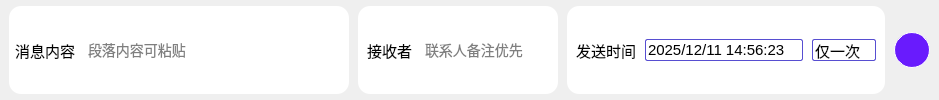
                  <widget class="QFrame" name="DataInput">
                   <layout class="QHBoxLayout" name="horizontalLayout_5" stretch="0,0,0,0">
                    <property name="spacing">
                     <number>9</number>
                    </property>
                    <property name="sizeConstraint">
                     <enum>QLayout::SetDefaultConstraint</enum>
                    </property>
                    <property name="leftMargin">
                     <number>9</number>
                    </property>
                    <property name="topMargin">
                     <number>6</number>
                    </property>
                    <property name="rightMargin">
                     <number>9</number>
                    </property>
                    <property name="bottomMargin">
                     <number>6</number>
                    </property>
                    <item>
                     <widget class="QFrame" name="frame_36">
                      <property name="sizePolicy">
                       <sizepolicy hsizetype="Preferred" vsizetype="Preferred">
                        <horstretch>0</horstretch>
                        <verstretch>0</verstretch>
                       </sizepolicy>
                      </property>
                      <property name="minimumSize">
                       <size>
                        <width>266</width>
                        <height>54</height>
                       </size>
                      </property>
                      <property name="maximumSize">
                       <size>
                        <width>16777215</width>
                        <height>16777215</height>
                       </size>
                      </property>
                      <property name="styleSheet">
                       <string notr="true">background-color: rgb(255, 255, 255);
border-radius:12px</string>
                      </property>
                      <property name="frameShape">
                       <enum>QFrame::StyledPanel</enum>
                      </property>
                      <property name="frameShadow">
                       <enum>QFrame::Raised</enum>
                      </property>
                      <layout class="QHBoxLayout" name="horizontalLayout_22">
                       <property name="spacing">
                        <number>9</number>
                       </property>
                       <property name="sizeConstraint">
                        <enum>QLayout::SetDefaultConstraint</enum>
                       </property>
                       <property name="leftMargin">
                        <number>6</number>
                       </property>
                       <property name="topMargin">
                        <number>0</number>
                       </property>
                       <property name="rightMargin">
                        <number>6</number>
                       </property>
                       <property name="bottomMargin">
                        <number>0</number>
                       </property>
                       <item>
                        <widget class="QLabel" name="label_3">
                         <property name="font">
                          <font>
                           <family>微软雅黑 Light</family>
                           <pointsize>11</pointsize>
                           <bold>false</bold>
                          </font>
                         </property>
                         <property name="styleSheet">
                          <string notr="true">QLabel {
    color: rgb(0, 0, 0);
}</string>
                         </property>
                         <property name="text">
                          <string>消息内容</string>
                         </property>
                        </widget>
                       </item>
                       <item>
                        <widget class="QLineEdit" name="message_lineEdit">
                         <property name="minimumSize">
                          <size>
                           <width>218</width>
                           <height>32</height>
                          </size>
                         </property>
                         <property name="font">
                          <font>
                           <family>微软雅黑 Light</family>
                           <pointsize>-1</pointsize>
                          </font>
                         </property>
                         <property name="styleSheet">
                          <string notr="true">QLineEdit {
    color: rgb(0, 0, 0);
    border: none;
    padding: 2px;
    font-size: 14px;
}

QLineEdit::placeholder {
    color: rgb(150, 150, 150);
}

QLineEdit:hover {
    border-color: rgb(35, 26, 132);
}</string>
                         </property>
                         <property name="placeholderText">
                          <string>段落内容可粘贴</string>
                         </property>
                        </widget>
                       </item>
                       <item>
                        <widget class="QPushButton" name="file_pushButton">
                         <property name="minimumSize">
                          <size>
                           <width>32</width>
                           <height>32</height>
                          </size>
                         </property>
                         <property name="styleSheet">
                          <string notr="true">QPushButton{
	background-color: rgba(255, 255, 255, 0);
border: none;
border-radius:20px;
}
QPushButton:hover {

}
QPushButton:pressed {

}
</string>
                         </property>
                         <property name="text">
                          <string/>
                         </property>
                         <property name="icon">
                          <iconset>
                           <normaloff>resources/img/page1/page1_打开文件.svg</normaloff>resources/img/page1/page1_打开文件.svg</iconset>
                         </property>
                         <property name="iconSize">
                          <size>
                           <width>24</width>
                           <height>24</height>
                          </size>
                         </property>
                        </widget>
                       </item>
                      </layout>
                     </widget>
                    </item>
                    <item>
                     <widget class="QFrame" name="frame_33">
                      <property name="sizePolicy">
                       <sizepolicy hsizetype="Preferred" vsizetype="Preferred">
                        <horstretch>0</horstretch>
                        <verstretch>0</verstretch>
                       </sizepolicy>
                      </property>
                      <property name="minimumSize">
                       <size>
                        <width>200</width>
                        <height>54</height>
                       </size>
                      </property>
                      <property name="maximumSize">
                       <size>
                        <width>230</width>
                        <height>16777215</height>
                       </size>
                      </property>
                      <property name="styleSheet">
                       <string notr="true">background-color: rgb(255, 255, 255);
border-radius:12px</string>
                      </property>
                      <property name="frameShape">
                       <enum>QFrame::StyledPanel</enum>
                      </property>
                      <property name="frameShadow">
                       <enum>QFrame::Raised</enum>
                      </property>
                      <layout class="QHBoxLayout" name="horizontalLayout_12">
                       <property name="spacing">
                        <number>9</number>
                       </property>
                       <property name="leftMargin">
                        <number>9</number>
                       </property>
                       <property name="topMargin">
                        <number>0</number>
                       </property>
                       <property name="rightMargin">
                        <number>9</number>
                       </property>
                       <property name="bottomMargin">
                        <number>0</number>
                       </property>
                       <item>
                        <widget class="QLabel" name="label">
                         <property name="font">
                          <font>
                           <family>微软雅黑 Light</family>
                           <pointsize>11</pointsize>
                          </font>
                         </property>
                         <property name="styleSheet">
                          <string notr="true">QLabel {
    color: rgb(0, 0, 0);
}</string>
                         </property>
                         <property name="text">
                          <string>接收者</string>
                         </property>
                        </widget>
                       </item>
                       <item>
                        <widget class="QLineEdit" name="receiver_lineEdit">
                         <property name="minimumSize">
                          <size>
                           <width>0</width>
                           <height>32</height>
                          </size>
                         </property>
                         <property name="font">
                          <font>
                           <family>微软雅黑 Light</family>
                           <pointsize>-1</pointsize>
                          </font>
                         </property>
                         <property name="styleSheet">
                          <string notr="true">QLineEdit {
    color: rgb(0, 0, 0);
    border: none;
    padding: 2px;
    font-size: 14px;
}

QLineEdit::placeholder {
    color: rgb(150, 150, 150);
}

QLineEdit:hover {
    border-color: rgb(35, 26, 132);
}</string>
                         </property>
                         <property name="placeholderText">
                          <string>联系人备注优先</string>
                         </property>
                        </widget>
                       </item>
                      </layout>
                     </widget>
                    </item>
                    <item>
                     <widget class="QFrame" name="frame_45">
                      <property name="sizePolicy">
                       <sizepolicy hsizetype="Preferred" vsizetype="Preferred">
                        <horstretch>0</horstretch>
                        <verstretch>0</verstretch>
                       </sizepolicy>
                      </property>
                      <property name="minimumSize">
                       <size>
                        <width>278</width>
                        <height>54</height>
                       </size>
                      </property>
                      <property name="layoutDirection">
                       <enum>Qt::LeftToRight</enum>
                      </property>
                      <property name="styleSheet">
                       <string notr="true">background-color: rgb(255, 255, 255);
border-radius:12px</string>
                      </property>
                      <property name="frameShape">
                       <enum>QFrame::StyledPanel</enum>
                      </property>
                      <property name="frameShadow">
                       <enum>QFrame::Raised</enum>
                      </property>
                      <layout class="QHBoxLayout" name="horizontalLayout_96">
                       <property name="spacing">
                        <number>9</number>
                       </property>
                       <property name="leftMargin">
                        <number>9</number>
                       </property>
                       <property name="topMargin">
                        <number>0</number>
                       </property>
                       <property name="rightMargin">
                        <number>9</number>
                       </property>
                       <property name="bottomMargin">
                        <number>0</number>
                       </property>
                       <item>
                        <widget class="QLabel" name="time_label_2">
                         <property name="font">
                          <font>
                           <family>微软雅黑 Light</family>
                           <pointsize>11</pointsize>
                          </font>
                         </property>
                         <property name="styleSheet">
                          <string notr="true">QLabel {
    color: rgb(0, 0, 0);
}</string>
                         </property>
                         <property name="text">
                          <string>发送时间</string>
                         </property>
                        </widget>
                       </item>
                       <item>
                        <widget class="QDateTimeEdit" name="dateTimeEdit">
                         <property name="sizePolicy">
                          <sizepolicy hsizetype="Preferred" vsizetype="Fixed">
                           <horstretch>0</horstretch>
                           <verstretch>0</verstretch>
                          </sizepolicy>
                         </property>
                         <property name="minimumSize">
                          <size>
                           <width>158</width>
                           <height>0</height>
                          </size>
                         </property>
                         <property name="maximumSize">
                          <size>
                           <width>158</width>
                           <height>16777215</height>
                          </size>
                         </property>
                         <property name="styleSheet">
                          <string notr="true">QDateTimeEdit {
    background-color: #FFFFFF;
    border: 1px solid rgb(87, 78, 209);
    border-radius: 2px;
    color: rgb(0, 0, 0);
    font-size: 15px;
}

QDateTimeEdit:hover {
    background-color: rgba(229, 228, 253, 0.2);
}

QDateTimeEdit:focus {
    border-color: rgb(35, 26, 132);
}
QDateTimeEdit::up-button, QDateTimeEdit::down-button {
    width: 0px;
    height: 0px;
    border: none;
}</string>
                         </property>
                         <property name="dateTime">
                          <datetime>
                           <hour>14</hour>
                           <minute>56</minute>
                           <second>23</second>
                           <year>2025</year>
                           <month>12</month>
                           <day>11</day>
                          </datetime>
                         </property>
                         <property name="date">
                          <date>
                           <year>2025</year>
                           <month>12</month>
                           <day>11</day>
                          </date>
                         </property>
                         <property name="currentSection">
                          <enum>QDateTimeEdit::YearSection</enum>
                         </property>
                         <property name="displayFormat">
                          <string>yyyy/M/d H:mm:ss</string>
                         </property>
                        </widget>
                       </item>
                       <item>
                        <widget class="QComboBox" name="comboBox_Frequency">
                         <property name="sizePolicy">
                          <sizepolicy hsizetype="Preferred" vsizetype="Fixed">
                           <horstretch>0</horstretch>
                           <verstretch>0</verstretch>
                          </sizepolicy>
                         </property>
                         <property name="minimumSize">
                          <size>
                           <width>64</width>
                           <height>0</height>
                          </size>
                         </property>
                         <property name="maximumSize">
                          <size>
                           <width>16777215</width>
                           <height>16777215</height>
                          </size>
                         </property>
                         <property name="styleSheet">
                          <string notr="true">QComboBox {
    background-color: #FFFFFF;
    border: 1px solid rgb(87, 78, 209);
    border-radius: 2px;
    color: rgb(0, 0, 0);
    font-size: 15px;
    padding-right: 0;
    text-align: center;
    padding-left: 2px;
}

QComboBox:hover {
    background-color: rgba(229, 228, 253, 0.2);
}

QComboBox:focus {
    border-color: rgb(35, 26, 132);
}

QComboBox::drop-down {
    width: 0px;
}

QComboBox::down-arrow {
    image: none;
}

QComboBox QAbstractItemView {
    background-color: #FFFFFF;
    border: 1px solid rgb(87, 78, 209);
    border-radius: 4px;
    color: rgb(0, 0, 0);
    font-size: 15px;
    padding: 2px;
    selection-background-color: rgb(229, 228, 253);
    selection-color: rgb(0, 0, 0);
}</string>
                         </property>
                         <item>
                          <property name="text">
                           <string>仅一次</string>
                          </property>
                         </item>
                         <item>
                          <property name="text">
                           <string>每天</string>
                          </property>
                         </item>
                         <item>
                          <property name="text">
                           <string>工作日</string>
                          </property>
                         </item>
                         <item>
                          <property name="text">
                           <string>每周</string>
                          </property>
                         </item>
                        </widget>
                       </item>
                      </layout>
                     </widget>
                    </item>
                    <item>
                     <widget class="QPushButton" name="add_pushButton">
                      <property name="sizePolicy">
                       <sizepolicy hsizetype="Minimum" vsizetype="Preferred">
                        <horstretch>0</horstretch>
                        <verstretch>0</verstretch>
                       </sizepolicy>
                      </property>
                      <property name="minimumSize">
                       <size>
                        <width>36</width>
                        <height>36</height>
                       </size>
                      </property>
                      <property name="maximumSize">
                       <size>
                        <width>36</width>
                        <height>36</height>
                       </size>
                      </property>
                      <property name="focusPolicy">
                       <enum>Qt::NoFocus</enum>
                      </property>
                      <property name="styleSheet">
                       <string notr="true">QPushButton {
    background-color: rgb(105, 27, 253);
    border: 1px solid rgb(255, 255, 255);
    border-radius: 18px;
    color: white;
    font-size: 16px;
    box-shadow: 0 8px 16px rgba(0, 0, 0, 0.2);
    transition: background-color 0.3s, box-shadow 0.3s, border-color 0.3s;
}

QPushButton:hover {
    background-color: rgb(120, 32, 255);
}

QPushButton:pressed {
    background-color: rgb(90, 22, 230);
}</string>
                      </property>
                      <property name="text">
                       <string/>
                      </property>
                      <property name="icon">
                       <iconset>
                        <normaloff>resources/img/page1/page1_添加任务.svg</normaloff>resources/img/page1/page1_添加任务.svg</iconset>
                      </property>
                     </widget>
                    </item>
                   </layout>
                  </widget>
